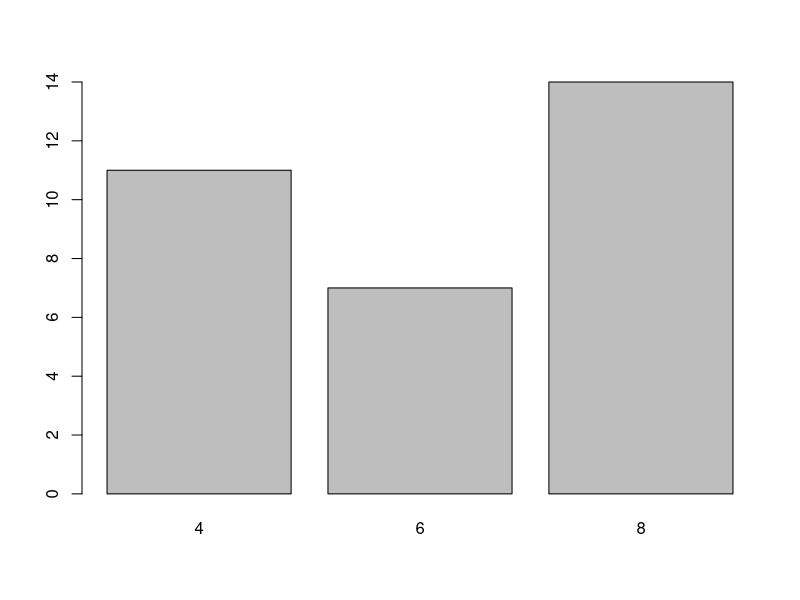
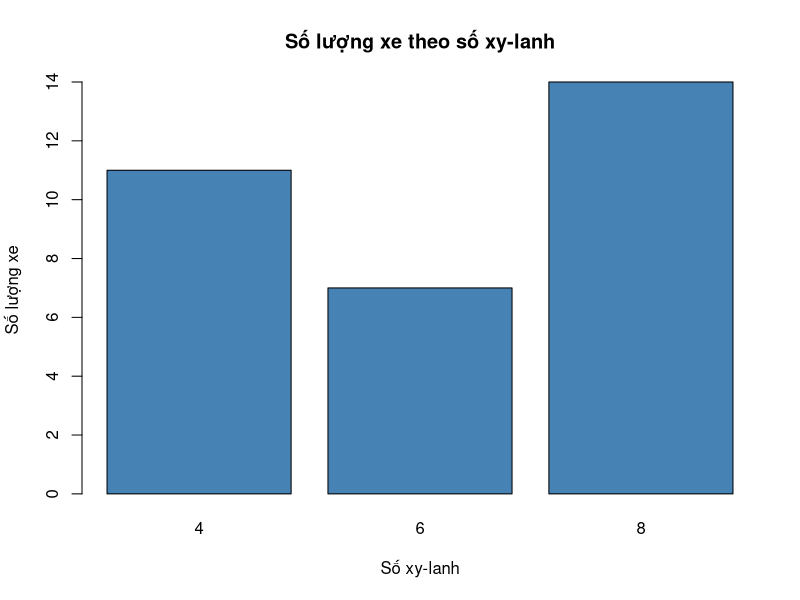
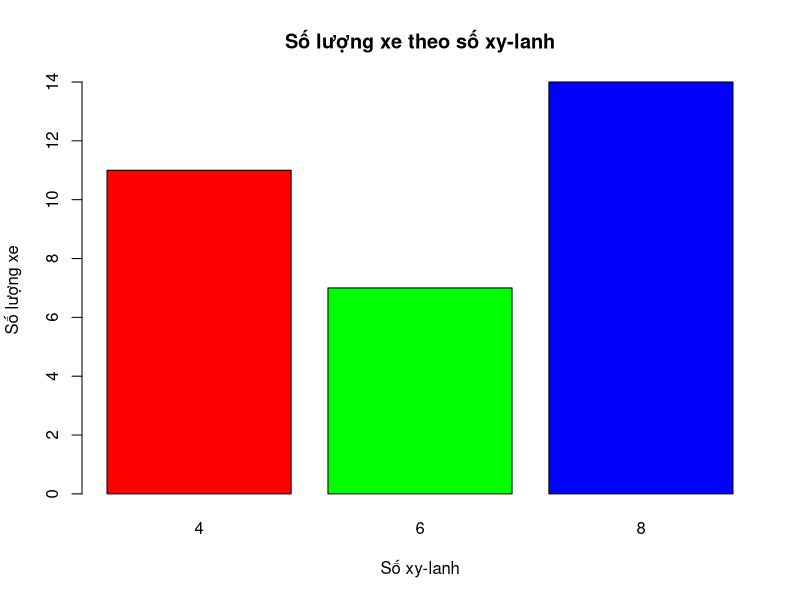
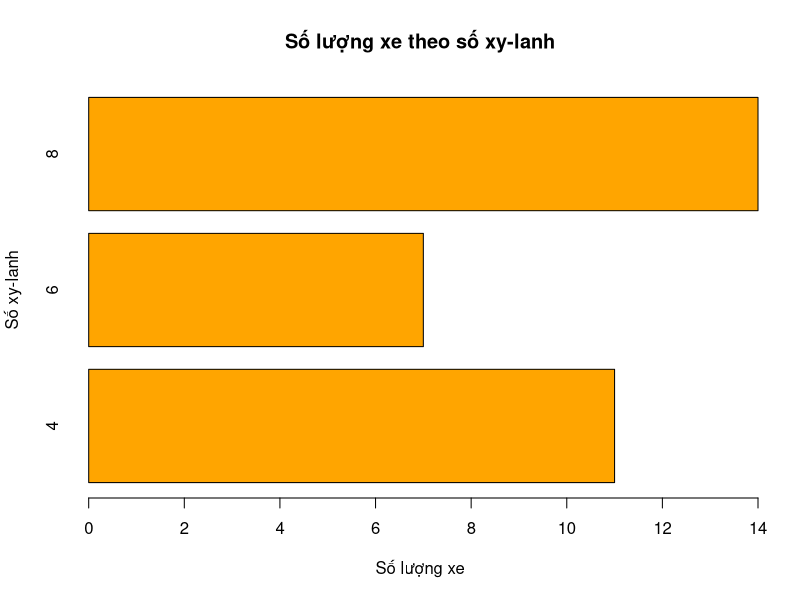
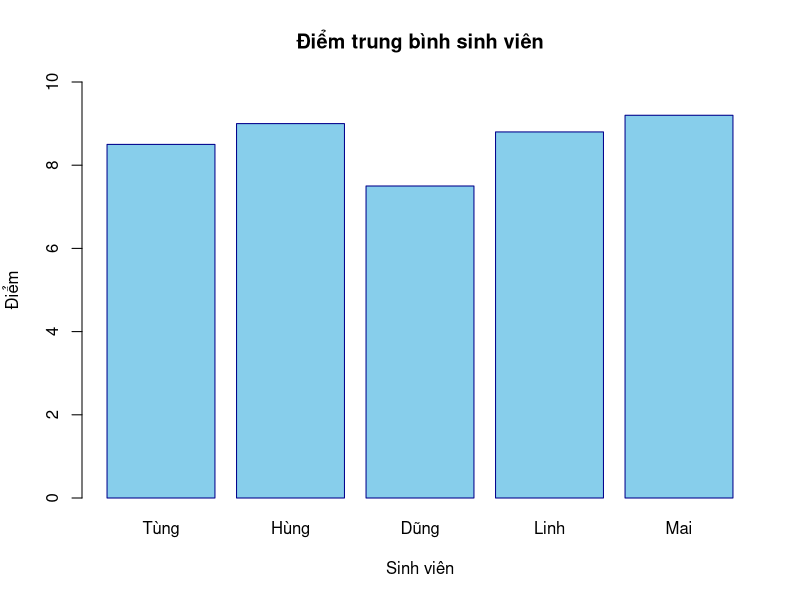
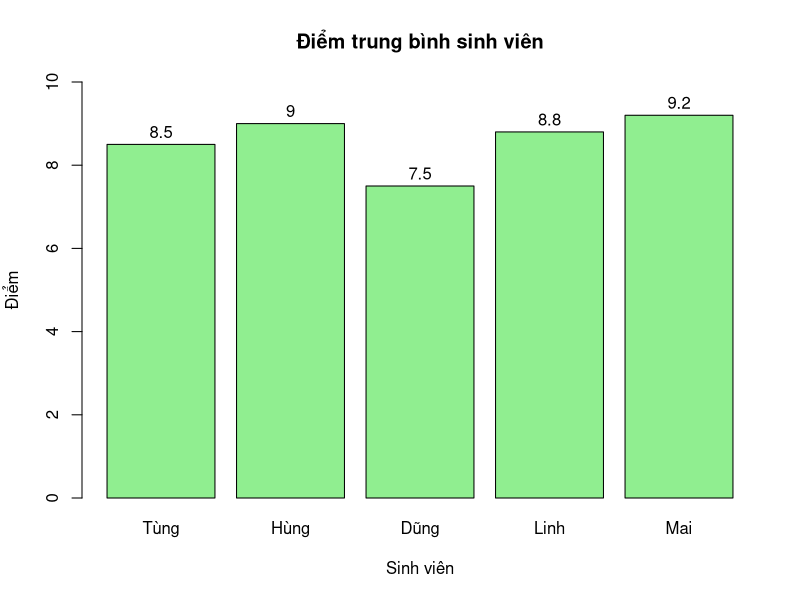
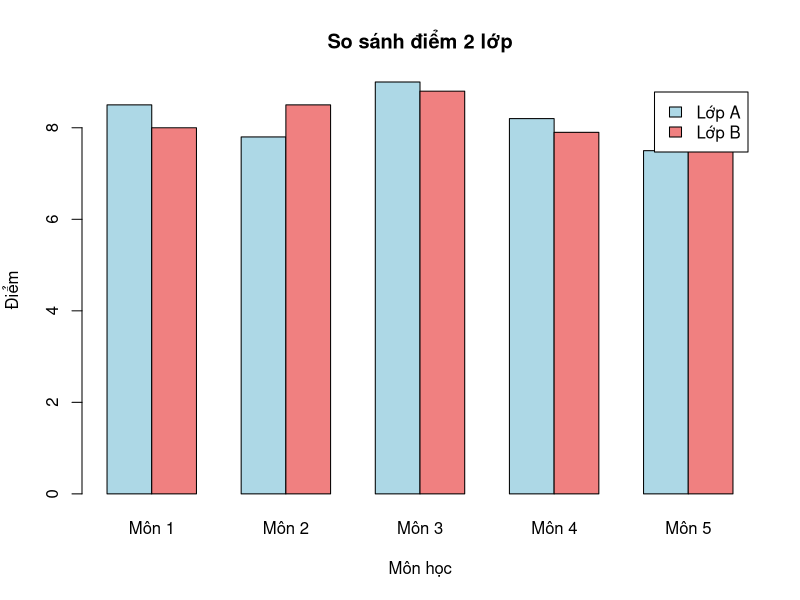
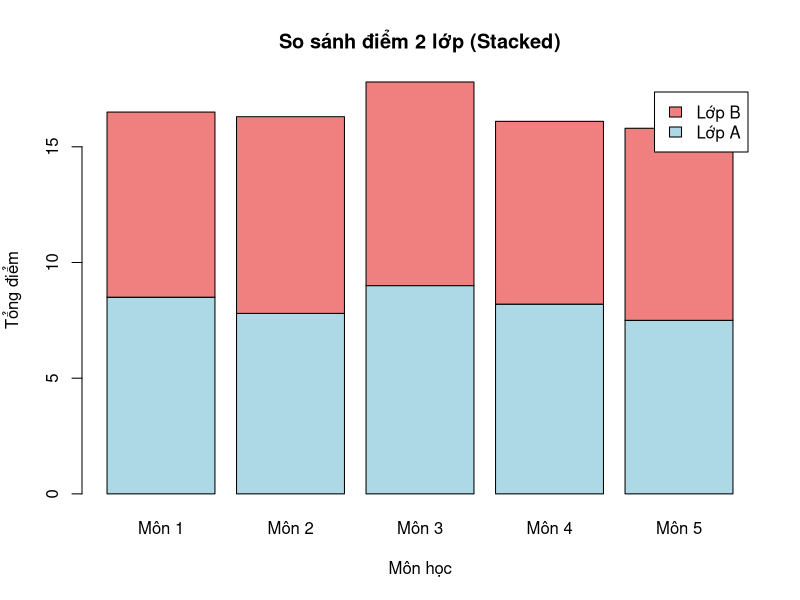

Generate these figures, in order, with R:
# ==============================================================================
# BÀI 9: TRỰC QUAN HÓA DỮ LIỆU CỞ BẢN
# ==============================================================================
# Mục tiêu học tập:
# - Hiểu tầm quan trọng của việc trực quan hóa dữ liệu
# - Nắm vững các loại biểu đồ cơ bản trong R
# - Biết cách tùy chỉnh biểu đồ (màu sắc, nhãn, tiêu đề)
# - Vẽ được nhiều biểu đồ cùng lúc để so sánh
# - Áp dụng biểu đồ phù hợp cho từng loại dữ liệu
# ==============================================================================

# ------------------------------------------------------------------------------
# 9.1 Tại sao cần trực quan hóa dữ liệu?
# ------------------------------------------------------------------------------

# Trực quan hóa giúp:
# - Hiểu dữ liệu nhanh chóng
# - Phát hiện xu hướng, mẫu hình (patterns)
# - Tìm ra giá trị bất thường (outliers)
# - Truyền đạt thông tin hiệu quả
# - Ra quyết định tốt hơn

# Ví dụ minh họa: Anscombe's Quartet
# 4 tập dữ liệu có cùng thống kê mô tả nhưng rất khác nhau khi vẽ


data()
data("anscombe")
print(anscombe)

# Tính thống kê cho x1 và y1
cat("Trung bình x1: ", mean(anscombe$x1), "\n")
cat("Trung bình y1:", mean(anscombe$y1), "\n")
cat("Độ lệch chuẩn x1:", sd(anscombe$x1), "\n")
cat("Độ lệch chuẩn y1:", sd(anscombe$y1), "\n")
cat("Tương quan:", cor(anscombe$x1, anscombe$y1), "\n")

# Thống kê tương tự cho các cặp khác
# Nhưng khi vẽ ra sẽ thấy rất khác nhau!


# ------------------------------------------------------------------------------
# 9.2 Biểu đồ cột (Bar Plot)
# ------------------------------------------------------------------------------

# 9.2.1 Biểu đồ cột cơ bản

# Biểu đồ cột được sử dụng để hiển thị dữ liệu phân loại (categorical data)
# Ví dụ: Đếm số lượng xe theo số xy-lanh

# Sử dụng dữ liệu mtcars
data("mtcars")
View(mtcars)
# Đếm số xe theo số động cơ
table_cyl <- table(mtcars$cyl)

# Vẽ biểu đồ cột
barplot(table_cyl)


# 9.2.2 Tùy chỉnh biểu đồ cột

# Thêm tiêu đề và nhãn trục
barplot(table_cyl,
        main = "Số lượng xe theo số xy-lanh", # Tiêu đồ
        xlab = "Số xy-lanh", 
        ylab = "Số lượng xe",
        col = "steelblue" # Màu cột
)

# Thay đổi màu sắc cho mỗi cột
barplot(table_cyl,
        main = "Số lượng xe theo số xy-lanh",
        xlab = "Số xy-lanh",
        ylab = "Số lượng xe",
        col = c("red", "green", "blue"))

# Biểu đồ cột ngang (horizontal)
barplot(table_cyl,
        main = "Số lượng xe theo số xy-lanh",
        xlab = "Số lượng xe",
        ylab = "Số xy-lanh",
        col = "orange",
        horiz = TRUE)  # Vẽ ngang

# 9.2.3 Biểu đồ cột cho dữ liệu số
# Ví dụ: Điểm trung bình của 5 sinh viên
students <- c("Tùng", "Hùng", "Dũng", "Linh", "Mai")
scores <- c(8.5, 9.0, 7.5, 8.8, 9.2)

barplot(scores,
        names.arg = students,  # Tên cho mỗi cột
        main = "Điểm trung bình sinh viên",
        xlab = "Sinh viên",
        ylab = "Điểm",
        col = "skyblue",
        ylim = c(0, 10),       # Giới hạn trục y
        border = "darkblue")   # Màu viền


# Thêm giá trị lên đầu mỗi cột
barplot(scores,
        names.arg = students,
        main = "Điểm trung bình sinh viên",
        xlab = "Sinh viên",
        ylab = "Điểm",
        col = "lightgreen",
        ylim = c(0, 10))

# Thêm text
text(x = 1:5*1.2-0.5, # Vị trị x
     y = scores + 0.3, # Vị trí của y tên cột một chút
     labels = scores
)

# 9.2.4 Biểu đồ cột nhóm (Grouped Bar Plot)

# Ví dụ: So sánh điểm của 2 lớp
class_A <- c(8.5, 7.8, 9.0, 8.2, 7.5)
class_B <- c(8.0, 8.5, 8.8, 7.9, 8.3)

# Tạo ma trận
scores_matrix <- rbind(class_A, class_B)
colnames(scores_matrix) <- c("Môn 1", "Môn 2", "Môn 3", "Môn 4", "Môn 5")

barplot(scores_matrix,
        main = "So sánh điểm 2 lớp",
        xlab = "Môn học",
        ylab = "Điểm",
        col = c("lightblue", "lightcoral"),
        beside = TRUE, # Các cột cạnh nhau (không chồng nhau)
        legend = c("Lớp A", "Lớp B"))

# Biểu đồ cột chồng (Stacked Bar Plot)
barplot(scores_matrix,
        main = "So sánh điểm 2 lớp (Stacked)",
        xlab = "Môn học",
        ylab = "Tổng điểm",
        col = c("lightblue", "lightcoral"),
        legend = c("Lớp A", "Lớp B"))

# ------------------------------------------------------------------------------
# 9.3 Biểu đồ tần số (Histogram)
# ------------------------------------------------------------------------------

# 9.3.1 Histogram cơ bản

# Histogram được sử dụng để hiển thị phân phối của dữ liệu liên tục
# Khác với barplot: Histogram dùng cho dữ liệu số, barplot cho dữ liệu phân loại

# Ví dụ: Phân phối mpg (miles per gallon)
data("mtcars")

hist(mtcars$mpg)

# 9.3.2 Tùy chỉnh Histogram

# Thêm tiêu đề và nhãn
hist(mtcars$mpg,
     main = "Phân phối tiêu thụ nhiên liệu",
     xlab = "Miles per Gallon",
     ylab = "Tần số",
     col = "lightblue",
     border = "darkblue")

# Thay đổi số lượng bins (cột)
hist(mtcars$mpg,
     main = "Histogram với 5 bins",
     xlab = "MPG",
     breaks = 5,    # Số bins
     col = "coral")

hist(mtcars$mpg,
     main = "Histogram với 15 bins",
     xlab = "MPG",
     breaks = 15,
     col = "lightgreen")

hist(mtcars$mpg,
     main = "Histogram với 15 bins",
     xlab = "MPG",
     breaks = 30,
     col = "lightgreen")

# 9.3.3 Histogram với đường cong mật độ

# Tạo histogram với xác suất thay vì tần số
hist(mtcars$mpg,
     main = "Histogram với đường cong mật độ",
     xlab = "MPG",
     col = "lightgray",
     probability = TRUE)  # Trục y là mật độ xác suất

# Thêm đường cong mật độ
lines(density(mtcars$mpg), 
      col = "red", 
      lwd = 2)  # Độ dày đường


# 9.3.4 Ví dụ thực tế

# Phân phối chiều cao sinh viên (giả định)
set.seed(42)
heights <- rnorm(100, mean = 165, sd = 8)  # 100 sinh viên, TB=165cm, SD=8cm

hist(heights,
     main = "Phân phối chiều cao sinh viên",
     xlab = "Chiều cao (cm)",
     ylab = "Số sinh viên",
     col = "skyblue",
     breaks = 10)

# Thêm đường trung bình
abline(v = mean(heights), 
       col = "red", 
       lwd = 2, 
       lty = 2)  # Nét đứt

# Thêm chú thích
legend("topright", 
       legend = paste("TB =", round(mean(heights), 1), "cm"),
       col = "red",
       lty = 2,
       lwd = 2)


# ------------------------------------------------------------------------------
# 9.4 Biểu đồ hộp (Box Plot)
# ------------------------------------------------------------------------------

# 9.4.1 Box Plot cơ bản

# Box plot hiển thị:
# - Trung vị (median): Đường giữa hộp
# - Q1 (25%): Cạnh dưới hộp
# - Q3 (75%): Cạnh trên hộp
# - IQR = Q3 - Q1: Chiều cao hộp
# - Whiskers (râu): Kéo dài đến 1.5*IQR
# - Outliers: Các điểm ngoài whiskers

boxplot(mtcars$mpg)

# 9.4.2 Tùy chỉnh Box Plot

boxplot(mtcars$mpg,
        main = "Box Plot của MPG",
        ylab = "Miles per Gallon",
        col = "lightgreen",
        border = "darkgreen")

# 9.4.3 So sánh nhiều nhóm

# So sánh mpg theo số xy-lanh
boxplot(mpg ~ cyl, 
        data = mtcars,
        main = "MPG theo số xy-lanh",
        xlab = "Số xy-lanh",
        ylab = "Miles per Gallon",
        col = c("red", "green", "blue"))

# Giải thích:
# - Xe 4 xy-lanh có mpg cao nhất
# - Xe 8 xy-lanh có mpg thấp nhất
# - Có một số outliers

# 9.4.4 Box Plot ngang

boxplot(mpg ~ cyl, 
        data = mtcars,
        main = "MPG theo số xy-lanh (ngang)",
        xlab = "Miles per Gallon",
        ylab = "Số xy-lanh",
        col = c("lightblue", "lightcoral", "lightyellow"),
        horizontal = TRUE)


# 9.4.5 Ví dụ với dữ liệu iris

data(iris)

# So sánh chiều dài đài hoa giữa các loài
boxplot(Sepal.Length ~ Species,
        data = iris,
        main = "Chiều dài đài hoa theo loài",
        xlab = "Loài",
        ylab = "Chiều dài đài hoa (cm)",
        col = c("pink", "lightblue", "lightgreen"))

# Nhận xét từ biểu đồ:
# - Virginica có đài hoa dài nhất
# - Setosa có đài hoa ngắn nhất
# - Có một số outliers ở Virginica

# 9.4.6 Nhiều Box Plot cùng lúc

# So sánh tất cả 4 biến số của iris
boxplot(iris[, 1:4],
        main = "So sánh các đặc điểm của hoa",
        col = rainbow(4),
        names = c("Sepal.L", "Sepal.W", "Petal.L", "Petal.W"))

# ------------------------------------------------------------------------------
# 9.5 Biểu đồ phân tán (Scatter Plot)
# ------------------------------------------------------------------------------

# 9.5.1 Scatter Plot cơ bản

# Scatter plot hiển thị mối quan hệ giữa 2 biến số

# Ví dụ: Mối quan hệ giữa trọng lượng và mpg

plot(mtcars$wt, mtcars$mpg)

# 9.5.2 Tùy chỉnh Scatter Plot

plot(mtcars$wt, mtcars$mpg,
     main = "Mối quan hệ giữa trọng lượng và MPG",
     xlab = "Trọng lượng (1000 lbs)",
     ylab = "Miles per Gallon",
     col = "blue",
     pch = 19)  # Kiểu điểm (19 = điểm tròn đặc)

# 9.5.3 Các kiểu điểm khác nhau

# Vẽ ví dụ về các kiểu điểm
plot(1:25, 1:25,
     main = "Các kiểu điểm (pch)",
     pch = 1:25,
     col = 1:25,
     cex = 2,  # Kích thước điểm
     xlab = "pch value",
     ylab = "")
text(1:25, 1:25, labels = 1:25, pos = 3)  # Thêm số

# 9.5.4 Thêm đường xu hướng (trend line)

plot(mtcars$wt, mtcars$mpg,
     main = "MPG vs Trọng lượng",
     xlab = "Trọng lượng (1000 lbs)",
     ylab = "Miles per Gallon",
     col = "darkblue",
     pch = 19)

# Thêm đường hồi quy tuyến tính
model <- lm(mpg ~ wt, data = mtcars)
abline(model, col = "red", lwd = 2)

# Thêm công thức hồi quy
coef <- round(coef(model), 2)
formula_text <- paste("y =", coef[1], "+", coef[2], "* x")
text(4.5, 30, formula_text, col = "red")

# 9.5.5 Phân nhóm theo màu

# Phân biệt xe theo số xy-lanh
plot(mtcars$wt, mtcars$mpg,
     main = "MPG vs Trọng lượng (theo xy-lanh)",
     xlab = "Trọng lượng",
     ylab = "MPG",
     col = mtcars$cyl,  # Màu theo cyl
     pch = 19,
     cex = 1.5)

# Thêm chú thích
legend("topright",
       legend = c("4 cyl", "6 cyl", "8 cyl"),
       col = c(4, 6, 8),
       pch = 19)

# 9.5.6 Scatter Plot với nhiều biến

# Ma trận scatter plot
pairs(mtcars[, c("mpg", "wt", "hp", "qsec")],
      main = "Ma trận Scatter Plot",
      col = "blue",
      pch = 19)

# Giải thích:
# - Mỗi ô hiển thị mối quan hệ giữa 2 biến
# - Đường chéo là tên biến
# - Giúp nhìn tổng quan mối quan hệ giữa nhiều biến

# ------------------------------------------------------------------------------
# 9.6 Biểu đồ đường (Line Plot)
# ------------------------------------------------------------------------------

# 9.6.1 Line Plot cơ bản

# Line plot thường dùng cho dữ liệu chuỗi thời gian

# Ví dụ: Doanh thu theo tháng
months <- 1:12
revenue <- c(50, 55, 60, 58, 65, 70, 75, 80, 78, 85, 90, 95)

plot(months, revenue, type = "l")  # type = "l" cho đường

# 9.6.2 Tùy chỉnh Line Plot

plot(months, revenue,
     type = "l",
     main = "Doanh thu theo tháng",
     xlab = "Tháng",
     ylab = "Doanh thu (triệu đồng)",
     col = "blue",
     lwd = 2,  # Độ dày đường
     ylim = c(0, 100))

# Thêm điểm
points(months, revenue, pch = 19, col = "red")

# 9.6.3 Nhiều đường trên cùng biểu đồ

# Doanh thu 2 chi nhánh
revenue_A <- c(50, 55, 60, 58, 65, 70, 75, 80, 78, 85, 90, 95)
revenue_B <- c(45, 50, 58, 62, 68, 72, 70, 75, 80, 82, 88, 92)

plot(months, revenue_A,
     type = "l",
     main = "So sánh doanh thu 2 chi nhánh",
     xlab = "Tháng",
     ylab = "Doanh thu (triệu đồng)",
     col = "blue",
     lwd = 2,
     ylim = c(40, 100))

# Thêm đường thứ 2
lines(months, revenue_B, col = "red", lwd = 2)

# Thêm chú thích
legend("topleft",
       legend = c("Chi nhánh A", "Chi nhánh B"),
       col = c("blue", "red"),
       lwd = 2)

# 9.6.4 Kết hợp đường và điểm

plot(months, revenue_A,
     type = "b",  # "b" = both (cả đường và điểm)
     main = "Doanh thu chi nhánh A",
     xlab = "Tháng",
     ylab = "Doanh thu",
     col = "darkgreen",
     lwd = 2,
     pch = 19)



# ------------------------------------------------------------------------------
# 9.7 Biểu đồ tròn (Pie Chart)
# ------------------------------------------------------------------------------

# 9.7.1 Pie Chart cơ bản

# Ví dụ: Phân bố sinh viên theo khoa
faculties <- c("CNTT", "Kinh tế", "Ngoại ngữ", "Cơ khí")
students <- c(450, 320, 280, 350)

pie(students, labels = faculties)

# 9.7.2 Tùy chỉnh Pie Chart

pie(students,
    labels = faculties,
    main = "Phân bố sinh viên theo khoa",
    col = rainbow(4))  # Màu cầu vồng

# Thêm phần trăm
percentages <- round(students/ sum(students)*100, 1)
labels_with_pct <- paste(faculties, "\n", percentages, "%", sep=" ")

pie(students,
    labels = labels_with_pct,
    main = "Phân bố sinh viên theo khoa",
    col = c("lightblue", "lightcoral", "lightgreen", "lightyellow"))


# 9.7.3 Lưu ý khi sử dụng Pie Chart

# Pie chart tốt cho:
# - Hiển thị tỷ lệ phần trăm
# - Số lượng nhóm ít (3-5 nhóm)

# Không nên dùng khi:
# - Nhiều hơn 5-6 nhóm
# - Cần so sánh chính xác giữa các nhóm
# - Trong trường hợp này nên dùng Bar Chart

# So sánh:
par(mfrow = c(1, 2))  # Chia màn hình làm 2 cột

pie(students,
    labels = faculties,
    main = "Pie Chart",
    col = rainbow(4))

barplot(students,
        names.arg = faculties,
        main = "Bar Chart",
        col = rainbow(4),
        ylab = "Số sinh viên")


par(mfrow = c(1, 1))  # Chia màn hình làm 1 cột

# ------------------------------------------------------------------------------
# 9.8 Vẽ nhiều biểu đồ cùng lúc
# ------------------------------------------------------------------------------

# 9.8.1 Chia màn hình với par()

# Chia thành 2 hàng, 2 cột (tổng 4 ô)
par(mfrow = c(2, 2))

# Vẽ 4 biểu đồ
hist(mtcars$mpg, main = "Histogram: MPG", col = "lightblue")
boxplot(mtcars$mpg, main = "Boxplot: MPG", col = "lightgreen")
plot(mtcars$wt, mtcars$mpg, main = "Scatter: MPG vs WT", pch = 19)
barplot(table(mtcars$cyl), main = "Bar: Cylinders", col = "coral")

# Trở về chế độ 1 biểu đồ
par(mfrow = c(1, 1))

# 9.8.2 Ví dụ thực tế: Phân tích một biến

# Phân tích toàn diện biến mpg
par(mfrow = c(2, 2))

# 1. Histogram
hist(mtcars$mpg,
     main = "Phân phối MPG",
     xlab = "MPG",
     col = "skyblue",
     breaks = 10)

# 2. Boxplot
boxplot(mtcars$mpg,
        main = "Boxplot MPG",
        ylab = "MPG",
        col = "lightgreen")

# 3. Boxplot theo nhóm
boxplot(mpg ~ cyl,
        data = mtcars,
        main = "MPG theo Cylinders",
        xlab = "Cylinders",
        ylab = "MPG",
        col = c("red", "green", "blue"))

# 4. Scatter với biến khác
plot(mtcars$wt, mtcars$mpg,
     main = "MPG vs Weight",
     xlab = "Weight",
     ylab = "MPG",
     pch = 19,
     col = "darkblue")
abline(lm(mpg ~ wt, data = mtcars), col = "red", lwd = 2)

par(mfrow = c(1, 1))

# 9.8.3 Chia màn hình không đều

# Tạo layout tùy chỉnh
layout(matrix(c(1, 1, 2, 3), nrow = 2, byrow = TRUE))


# Biểu đồ 1: Chiếm 2 ô trên
hist(mtcars$mpg,
     main = "Histogram lớn",
     col = "lightblue")

# Biểu đồ 2: Ô dưới trái
boxplot(mtcars$mpg,
        main = "Boxplot nhỏ",
        col = "lightgreen")

# Biểu đồ 3: Ô dưới phải
barplot(table(mtcars$cyl),
        main = "Barplot nhỏ",
        col = "coral")

# Reset layout
layout(1)


# ------------------------------------------------------------------------------
# 9.9 Tùy chỉnh nâng cao
# ------------------------------------------------------------------------------

# 9.9.1 Màu sắc trong R

# Màu cơ bản
colors_basic <- c("red", "blue", "green", "yellow", "orange", 
                  "purple", "pink", "brown", "gray", "black")

# Xem tất cả màu có sẵn
colors()  # Hơn 600 màu

# Một số bảng màu phổ biến
par(mfrow = c(2, 2))

barplot(1:5, col = rainbow(5), main = "Rainbow")
barplot(1:5, col = heat.colors(5), main = "Heat Colors")
barplot(1:5, col = terrain.colors(5), main = "Terrain Colors")
barplot(1:5, col = topo.colors(5), main = "Topo Colors")

par(mfrow = c(1, 1))

# 9.9.2 Thêm văn bản và chú thích

plot(mtcars$wt, mtcars$mpg,
     main = "MPG vs Weight",
     xlab = "Weight (1000 lbs)",
     ylab = "MPG",
     pch = 19,
     col = "blue")

# Thêm text tại vị trí cụ thể
text(x = 5, y = 30, 
     labels = "Xe nặng\ntiêu tốn nhiều xăng",
     col = "red")

# Thêm mũi tên chỉ điểm
arrows(x0 = 4.8, y0 = 28,   # Điểm bắt đầu
       x1 = 5.3, y1 = 15,   # Điểm kết thúc
       col = "red",
       lwd = 2)

# 9.9.3 Thêm lưới (grid)

plot(mtcars$wt, mtcars$mpg,
     main = "MPG vs Weight (có lưới)",
     xlab = "Weight",
     ylab = "MPG",
     pch = 19,
     col = "blue")

# Thêm lưới
grid(col = "gray", lty = "dotted")

# 9.9.4 Tùy chỉnh trục

plot(mtcars$wt, mtcars$mpg,
     main = "MPG vs Weight",
     xlab = "Weight (1000 lbs)",
     ylab = "Miles per Gallon",
     pch = 19,
     col = "blue",
     xlim = c(0, 6),      # Giới hạn trục x
     ylim = c(0, 40),     # Giới hạn trục y
     las = 1)             # Xoay nhãn trục y

# 9.9.5 Lưu biểu đồ ra file

# Lưu dưới dạng PNG
png("D:/Github/R_Intro/labs/lab_02/my_plot.png", width = 800, height = 600)
plot(mtcars$wt, mtcars$mpg,
     main = "MPG vs Weight",
     pch = 19,
     col = "blue")
dev.off()  # Đóng file

# Lưu dưới dạng PDF
pdf("my_plot.pdf", width = 7, height = 5)
plot(mtcars$wt, mtcars$mpg,
     main = "MPG vs Weight",
     pch = 19,
     col = "blue")
dev.off()

# Lưu dưới dạng JPEG
jpeg("my_plot.jpg", width = 800, height = 600, quality = 100)
plot(mtcars$wt, mtcars$mpg,
     main = "MPG vs Weight",
     pch = 19,
     col = "blue")
dev.off()

# ------------------------------------------------------------------------------
# 9.10 Lựa chọn biểu đồ phù hợp
# ------------------------------------------------------------------------------

# HƯỚNG DẪN CHỌN BIỂU ĐỒ:

# 1. Dữ liệu PHÂN LOẠI (categorical):
#    - Một biến: Bar Chart hoặc Pie Chart
#    - Hai biến: Grouped Bar Chart hoặc Stacked Bar Chart

# 2. Dữ liệu LIÊN TỤC (continuous):
#    - Phân phối một biến: Histogram hoặc Box Plot
#    - So sánh nhiều nhóm: Box Plot
#    - Mối quan hệ hai biến: Scatter Plot
#    - Xu hướng theo thời gian: Line Plot

# 3. KẾT HỢP:
#    - Scatter Plot + Line (xu hướng)
#    - Histogram + Density curve

# Ví dụ minh họa

# Tạo dữ liệu mẫu
set.seed(123)
category <- sample(c("A", "B", "C"), 100, replace = TRUE)
continuous <- rnorm(100, 50, 10)
time_series <- cumsum(rnorm(50, 0, 5))

par(mfrow = c(2, 2))

# 1. Categorical: Bar Chart
barplot(table(category),
        main = "Phân loại - Bar Chart",
        col = rainbow(3))

# 2. Continuous: Histogram
hist(continuous,
     main = "Liên tục - Histogram",
     col = "lightblue")

# 3. Categorical + Continuous: Boxplot
boxplot(continuous ~ category,
        main = "So sánh nhóm - Boxplot",
        col = rainbow(3))

# 4. Time series: Line Plot
plot(time_series,
     type = "l",
     main = "Chuỗi thời gian - Line",
     col = "blue",
     lwd = 2)

par(mfrow = c(1, 1))

# ==============================================================================
# BÀI TẬP THỰC HÀNH
# ==============================================================================

# ------------------------------------------------------------------------------
# Bài tập 1: Bar Chart
# ------------------------------------------------------------------------------

# Sử dụng dữ liệu sau:
subjects <- c("Toán", "Lý", "Hóa", "Văn", "Anh")
scores <- c(8, 7.5, 9, 8.5, 7)

# Yêu cầu:
# 1. Vẽ bar chart cơ bản
# 2. Thêm tiêu đề "Điểm thi của bạn"
# 3. Tô màu khác nhau cho mỗi môn
# 4. Thêm giá trị điểm lên đầu mỗi cột
# 5. Vẽ bar chart ngang

# 1. Dữ liệu
subjects <- c("Math", "Physics", "Chemistry", "Literature", "English")
scores <- c(8, 7.5, 9, 8.5, 7)
colors <- c("red", "blue", "green", "orange", "purple")

# 2, 3, 4. Vẽ Bar Chart dọc và thêm giá trị lên đầu cột
bar_pos <- barplot(scores, names.arg = subjects, 
                   col = colors, 
                   main = "Your Exam Scores", 
                   ylim = c(0, 10),
                   ylab = "Score")
text(x = bar_pos, y = scores, label = scores, pos = 3, cex = 1.2, col = "black")

# 5. Vẽ Bar Chart ngang
barplot(scores, names.arg = subjects, 
        col = colors, 
        main = "Your Exam Scores (Horizontal)", 
        horiz = TRUE,
        xlab = "Score")

# ------------------------------------------------------------------------------
# Bài tập 2: Histogram
# ------------------------------------------------------------------------------

# Tạo dữ liệu: Điểm thi của 100 sinh viên
set.seed(2024)
exam_scores <- rnorm(100, mean = 70, sd = 10)

# Yêu cầu:
# 1. Vẽ histogram với 10 bins
# 2. Thêm tiêu đề và nhãn trục phù hợp
# 3. Tô màu xanh lam
# 4. Thêm đường thẳng đứng màu đỏ tại vị trí điểm trung bình
# 5. Vẽ histogram khác với 20 bins, so sánh sự khác biệt

set.seed(2024)
exam_scores <- rnorm(100, mean = 70, sd = 10)

# 1, 2, 3, 4. Histogram với 10 bins và đường trung bình
hist(exam_scores, breaks = 10, col = "skyblue", 
     main = "Exam Score Distribution (10 Bins)", 
     xlab = "Scores", ylab = "Frequency")
abline(v = mean(exam_scores), col = "red", lwd = 3, lty = 2)

# 5. So sánh với 20 bins
hist(exam_scores, breaks = 20, col = "lightgreen", 
     main = "Exam Score Distribution (20 Bins)", 
     xlab = "Scores", ylab = "Frequency")
# Nhận xét: 20 bins cho thấy chi tiết hơn về sự biến thiên, 10 bins làm mịn dữ liệu hơn.

# ------------------------------------------------------------------------------
# Bài tập 3: Box Plot
# ------------------------------------------------------------------------------

# Sử dụng dữ liệu iris

# Yêu cầu:
# 1. Vẽ box plot so sánh Petal.Length giữa 3 loài
# 2. Tô màu khác nhau cho mỗi loài
# 3. Thêm tiêu đề phù hợp
# 4. Nhìn vào biểu đồ và trả lời:
#    - Loài nào có petal dài nhất? Virginica
#    - Loài nào có độ biến thiên lớn nhất? Virginica (vì thân hộp và râu dài nhất)
#    - Có outliers không? Ở loài nào? Có, xuất hiện ở loài Setosa và Versicolor (các chấm tròn nằm ngoài râu)

# 1, 2, 3. Vẽ Box Plot
boxplot(Petal.Length ~ Species, data = iris,
        col = c("pink", "lightyellow", "lightcyan"),
        main = "Petal Length Comparison by Species",
        xlab = "Species", ylab = "Petal Length")

# ------------------------------------------------------------------------------
# Bài tập 4: Scatter Plot
# ------------------------------------------------------------------------------

# Sử dụng dữ liệu mtcars

# Yêu cầu:
# 1. Vẽ scatter plot giữa hp (horsepower) và mpg
# 2. Tô màu các điểm theo số cy-lanh (cyl)
# 3. Thêm đường hồi quy tuyến tính
# 4. Thêm legend giải thích màu
# 5. Nhận xét về mối quan hệ giữa hp và mpg

# 1, 2. Scatter plot hp vs mpg theo cyl
plot(mtcars$hp, mtcars$mpg, 
     col = mtcars$cyl, pch = 19, 
     main = "Horsepower vs Miles Per Gallon",
     xlab = "Horsepower (hp)", ylab = "Miles Per Gallon (mpg)")

# 3. Thêm đường hồi quy tuyến tính
abline(lm(mpg ~ hp, data = mtcars), col = "red", lwd = 2)

# 4. Thêm legend
legend("topright", legend = unique(mtcars$cyl), 
       col = unique(mtcars$cyl), pch = 19, title = "Cylinders")

# 5. Nhận xét: Mối quan hệ tỷ lệ nghịch (Negative correlation). 
# Khi mã lực (hp) tăng thì hiệu suất nhiên liệu (mpg) giảm.

# ------------------------------------------------------------------------------
# Bài tập 5: Nhiều biểu đồ
# ------------------------------------------------------------------------------

# Sử dụng dữ liệu mtcars

# Yêu cầu:
# Tạo một figure với 4 biểu đồ (2x2) để phân tích biến hp:
# 1. Histogram của hp
# 2. Box plot của hp
# 3. Box plot so sánh hp theo cyl
# 4. Scatter plot hp vs mpg
# Thiết lập layout 2 hàng 2 cột

par(mfrow = c(2, 2))

# 1. Histogram hp
hist(mtcars$hp, col = "orange", main = "Histogram of HP")

# 2. Box plot hp
boxplot(mtcars$hp, col = "gold", main = "Boxplot of HP")

# 3. Box plot hp theo cyl
boxplot(hp ~ cyl, data = mtcars, col = "tomato", main = "HP by Cylinder")

# 4. Scatter plot hp vs mpg
plot(mtcars$hp, mtcars$mpg, col = "blue", pch = 16, main = "HP vs MPG")

# Reset layout về mặc định
par(mfrow = c(1, 1))

# ------------------------------------------------------------------------------
# Bài tập 6: Tổng hợp
# ------------------------------------------------------------------------------

# Tạo dữ liệu bán hàng của 4 quý
Q1 <- c(100, 120, 110, 130)
Q2 <- c(150, 140, 160, 155)
Q3 <- c(180, 170, 190, 185)
Q4 <- c(200, 210, 195, 220)
products <- c("Sản phẩm A", "Sản phẩm B", "Sản phẩm C", "Sản phẩm D")

# Yêu cầu:
# 1. Vẽ grouped bar chart so sánh doanh thu 4 quý
# 2. Vẽ line plot cho từng sản phẩm qua 4 quý
# 3. Tính tổng doanh thu mỗi quý, vẽ bar chart
# 4. Tạo figure 2x2 hiển thị:
#    - Grouped bar chart
#    - Line plot tất cả sản phẩm
#    - Pie chart tổng doanh thu mỗi quý
#    - Bar chart tổng doanh thu mỗi sản phẩm

# Chuẩn bị dữ liệu
sales_matrix <- matrix(c(Q1, Q2, Q3, Q4), nrow = 4, byrow = TRUE)
colnames(sales_matrix) <- products
rownames(sales_matrix) <- c("Q1", "Q2", "Q3", "Q4")

par(mfrow = c(2, 2))

# 1. Grouped Bar Chart
barplot(sales_matrix, beside = TRUE, col = terrain.colors(4),
        main = "Quarterly Sales by Product")
legend("topright", legend = c("Q1","Q2","Q3","Q4"), fill = terrain.colors(4), cex = 0.6)

# 2. Line Plot tất cả sản phẩm
matplot(sales_matrix, type = "b", pch = 15:18, col = 1:4, 
        xaxt = "n", main = "Sales Trend", ylab = "Sales")
axis(1, at = 1:4, labels = c("Q1", "Q2", "Q3", "Q4"))

# 3. Pie Chart tổng doanh thu mỗi quý
total_per_q <- rowSums(sales_matrix)
pie(total_per_q, labels = names(total_per_q), col = rainbow(4), 
    main = "Total Sales Share by Quarter")

# 4. Bar Chart tổng doanh thu mỗi sản phẩm
total_per_prod <- colSums(sales_matrix)
barplot(total_per_prod, names.arg = products, col = "lightblue", 
        main = "Total Revenue by Product", cex.names = 0.7)

par(mfrow = c(1, 1))

# ==============================================================================
# TÀI LIỆU THAM KHẢO
# ==============================================================================

# 1. R Graphics Cookbook: https://r-graphics.org/
# 2. Quick-R Graphics: https://www.statmethods.net/graphs/
# 3. R Documentation: ?plot, ?hist, ?boxplot, ?barplot
# 4. R Color Chart: http://www.stat.columbia.edu/~tzheng/files/Rcolor.pdf

# ==============================================================================
# TỔNG KẾT
# ==============================================================================

# Những điểm cần nhớ:

# 1. ✅ Chọn biểu đồ phù hợp với loại dữ liệu:
#    - Bar chart: Dữ liệu phân loại
#    - Histogram: Phân phối dữ liệu liên tục
#    - Box plot: So sánh nhóm, tìm outliers
#    - Scatter plot: Mối quan hệ giữa 2 biến
#    - Line plot: Xu hướng theo thời gian
#    - Pie chart: Tỷ lệ phần trăm (ít nhóm)

# 2. ✅ Luôn thêm tiêu đề và nhãn trục rõ ràng

# 3. ✅ Sử dụng màu sắc hợp lý:
#    - Không quá nhiều màu
#    - Màu có ý nghĩa (đỏ = cảnh báo, xanh lá = tốt)
#    - Đảm bảo đọc được khi in đen trắng

# 4. ✅ Box plot giúp:
#    - Thấy trung vị, Q1, Q3
#    - Phát hiện outliers
#    - So sánh nhiều nhóm

# 5. ✅ Histogram vs Bar chart:
#    - Histogram: Dữ liệu liên tục, không có khoảng cách giữa cột
#    - Bar chart: Dữ liệu phân loại, có khoảng cách

# 6. ✅ Sử dụng par(mfrow) để vẽ nhiều biểu đồ cùng lúc

# 7. ✅ Lưu biểu đồ: png(), pdf(), jpeg() + dev.off()

# Quy trình vẽ biểu đồ tốt:
# 1. Xác định mục đích: Muốn truyền đạt thông tin gì?
# 2. Chọn loại biểu đồ phù hợp
# 3. Vẽ biểu đồ cơ bản
# 4. Thêm tiêu đề, nhãn, màu sắc
# 5. Kiểm tra xem biểu đồ có dễ hiểu không
# 6. Lưu lại nếu cần

# Lưu ý quan trọng:
# - Biểu đồ phải đơn giản, dễ hiểu
# - Không thêm quá nhiều thông tin vào một biểu đồ
# - Luôn nghĩ về người xem
# - "A picture is worth a thousand words" - Một hình ảnh đáng giá ngàn lời

# Cập nhật: Tháng 3/2026
